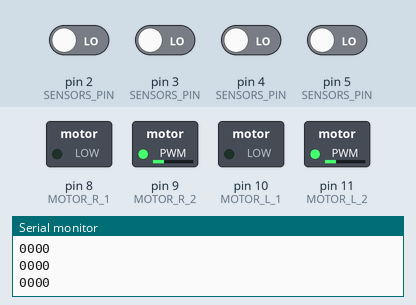
This sketch was run on a simulated Arduino Uno, built with avr-gcc and run on an emulated ATmega328P. Shown: switched loads named in the sketch (green lamp = pin HIGH), the last lines printed to the serial monitor. The inputs (shaded band) are chosen by the test bench; at power-on: pin 2 (SENSORS_PIN), pin 3 (SENSORS_PIN), pin 4 (SENSORS_PIN), pin 5 (SENSORS_PIN) LOW.

Above: at 1.2 s.
1.3 s: pin 2 (SENSORS_PIN) driven HIGH
At 1.9 s:
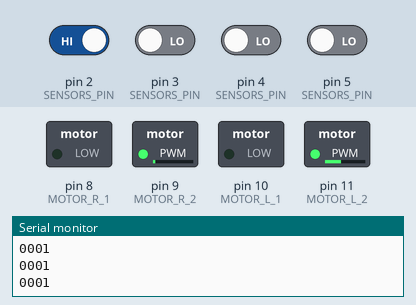
2.8 s: pin 2 (SENSORS_PIN) driven LOW
At 3.1 s:
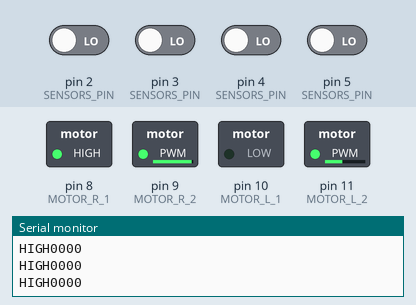
4.3 s: pin 4 (SENSORS_PIN) driven HIGH
At 5.2 s:
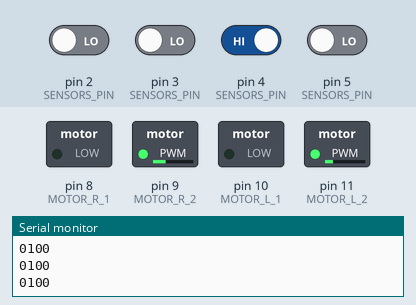
5.8 s: pin 4 (SENSORS_PIN) driven LOW
At 6.6 s:
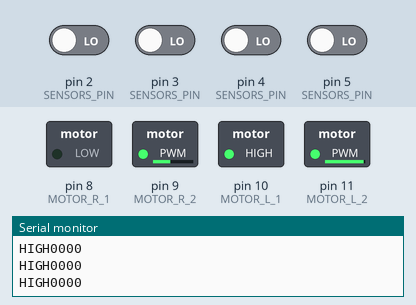
7.3 s: pin 3 (SENSORS_PIN) driven HIGH
At 8.5 s:
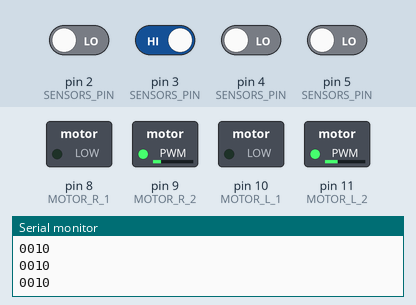
8.8 s: pin 3 (SENSORS_PIN) driven LOW
At 10.2 s:
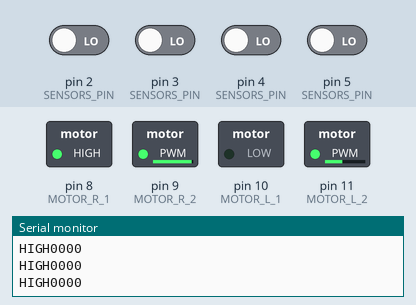
Timing chart, 0 to 11.3 s (numbered marks = the images above; inputs shaded):
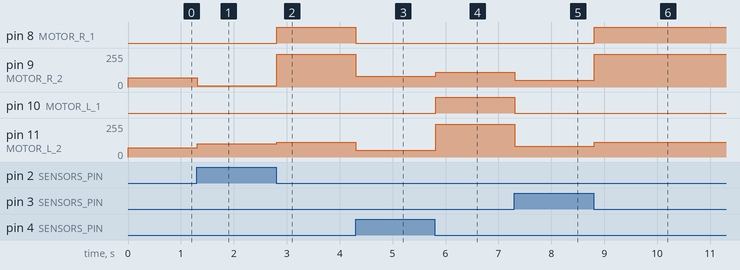

Measured:
- after the input at 1.3 s, pin 9 (MOTOR_R_2): 70/255 → 10/255 at once; pin 11 (MOTOR_L_2): 70/255 → 100/255 at once
- after the input at 2.8 s, pin 8 (MOTOR_R_1): LOW → HIGH at once; pin 9 (MOTOR_R_2): 10/255 → 245/255 at once; pin 11 (MOTOR_L_2): 100/255 → 110/255 at once
- after the input at 4.3 s, pin 8 (MOTOR_R_1): HIGH → LOW at once; pin 9 (MOTOR_R_2): 245/255 → 80/255 at once; pin 11 (MOTOR_L_2): 110/255 → 50/255 at once
- after the input at 5.8 s, pin 9 (MOTOR_R_2): 80/255 → 110/255 at once; pin 10 (MOTOR_L_1): LOW → HIGH at once; pin 11 (MOTOR_L_2): 50/255 → 245/255 at once
- after the input at 7.3 s, pin 9 (MOTOR_R_2): 110/255 → 50/255 at once; pin 10 (MOTOR_L_1): HIGH → LOW at once; pin 11 (MOTOR_L_2): 245/255 → 80/255 at once
- after the input at 8.8 s, pin 8 (MOTOR_R_1): LOW → HIGH at once; pin 9 (MOTOR_R_2): 50/255 → 245/255 at once; pin 11 (MOTOR_L_2): 80/255 → 110/255 at once

The sketch:

robocar-bak-2.ino
```cpp
#define MOTOR_R_1 8
#define MOTOR_R_2 9
#define MOTOR_L_1 10
#define MOTOR_L_2 11
const uint8_t SENSORS_PIN[] = { 5, 4, 3, 2};

const uint8_t maxspeed = 70;
int error = 0;

void setup() {
  pinMode(MOTOR_L_1, OUTPUT);
  pinMode(MOTOR_L_2, OUTPUT);
  pinMode(MOTOR_R_1, OUTPUT);
  pinMode(MOTOR_R_2, OUTPUT);
  Serial.begin(9600);

}

void loop() {
  // digitalWrite(MOTOR_R_1, LOW);
  // analogWrite(MOTOR_R_2, maxspeed);
  // Serial.println("LOW");// put your main code here, to run repeatedly:
  // delay(3000);
  // digitalWrite(MOTOR_R_1, HIGH);
  // analogWrite(MOTOR_R_2, 10);
  // Serial.println("HIGH");
  // delay(3000);
  read_sensors();
  control_motor();
}

void read_sensors() {
  String sensorArray = "";
  for (auto sensorPin : SENSORS_PIN) {
    sensorArray += (char)(digitalRead(sensorPin) + 48);
  }

  Serial.println(sensorArray);

 if (sensorArray == "1000"){
   error = 3;
 }else if (sensorArray == "1110"){
   error = 2;
 } else if (sensorArray == "0100"){
   error = 1;
 } else if (sensorArray == "0110"){
   error = 0;
 }else if (sensorArray == "0010"){
   error = -1;
 }else if (sensorArray == "0111"){
   error = -2;
 }else if (sensorArray == "0001"){
   error = -3;
 }
  else if (sensorArray == "0000") {
    if (error < 0)
      error = -4;
    else if (error > 0)
      error = 4;
  }
}

void control_motor() {
  int speedA = maxspeed - error*20;
  int speedB = maxspeed + error*20;
  if (error > 0){
    speedB = maxspeed + error * 10;
    speedA = maxspeed - error*20;
  }else {
    speedB = maxspeed + error * 20;
    speedA = maxspeed - error*10;
  }
  if (speedA < 0){
    motor_l_lui( - speedA);
  }else{
    motor_l_tien(speedA);
  }

  if (speedB < 0){
    motor_r_lui(- speedB);
  }else{
    motor_r_tien(speedB);
  }
}

void motor_l_tien(int speed){
  digitalWrite(MOTOR_L_1, LOW);
  analogWrite(MOTOR_L_2, constrain(speed, 0, 255));
}
void motor_l_lui(int speed){
  digitalWrite(MOTOR_L_1, HIGH);
  analogWrite(MOTOR_L_2, constrain(255 - speed, 0, 255));
  Serial.print("HIGH");
}
void motor_r_tien(int speed){
  digitalWrite(MOTOR_R_1, LOW);
  analogWrite(MOTOR_R_2, constrain(speed, 0, 255));
}
void motor_r_lui(int speed){
  digitalWrite(MOTOR_R_1, HIGH);
  analogWrite(MOTOR_R_2, constrain(255-speed, 0, 255));
  Serial.print("HIGH");
}
```
